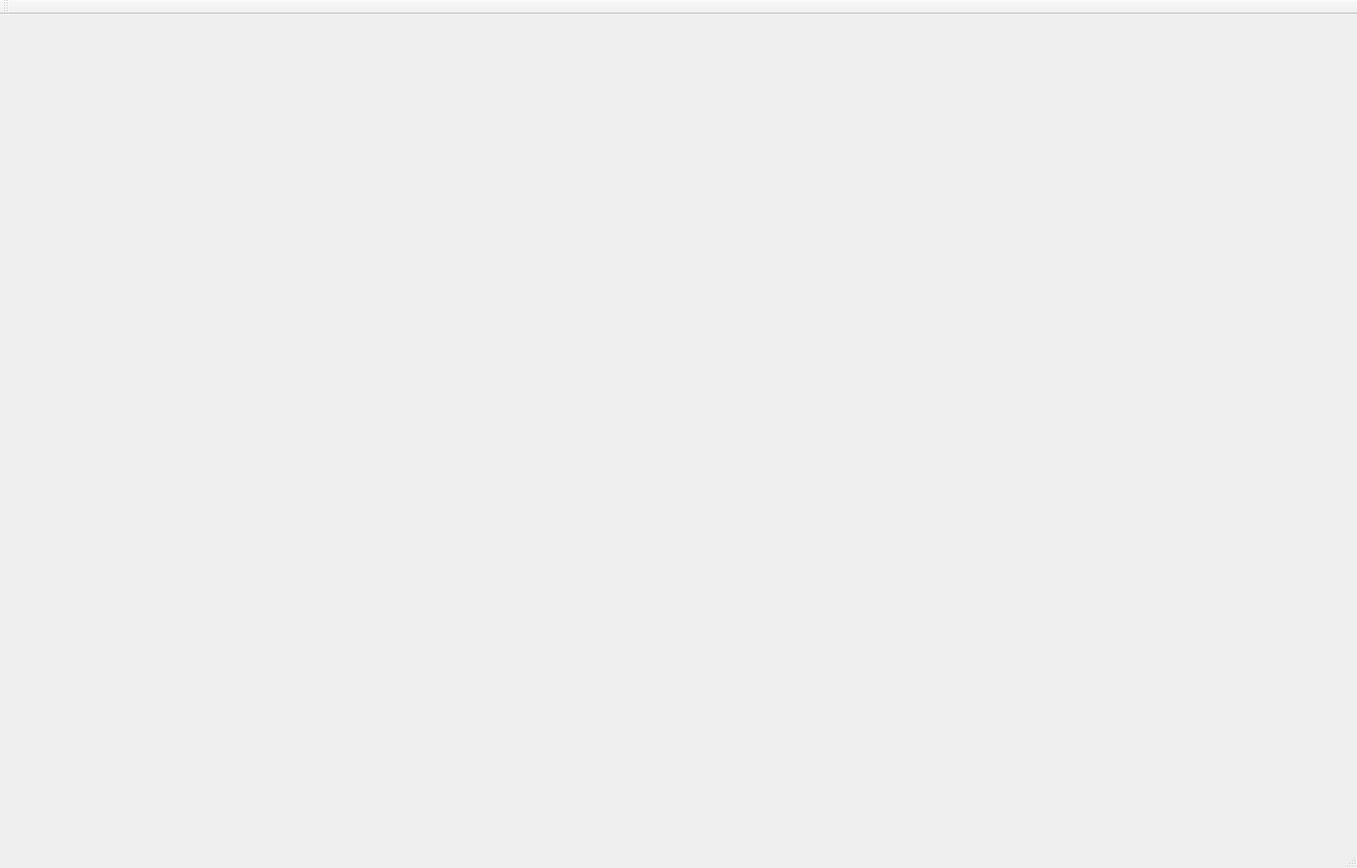
<ui version="4.0">
 <class>MainWindow</class>
 <widget class="QMainWindow" name="MainWindow" >
  <property name="geometry" >
   <rect>
    <x>0</x>
    <y>0</y>
    <width>1600</width>
    <height>1024</height>
   </rect>
  </property>
  <property name="windowTitle" >
   <string>MainWindow</string>
  </property>
  <widget class="QMenuBar" name="menuBar" />
  <widget class="QToolBar" name="mainToolBar" />
  <widget class="QWidget" name="centralWidget" />
  <widget class="QStatusBar" name="statusBar" />
 </widget>
 <layoutDefault spacing="6" margin="11" />
 <pixmapfunction></pixmapfunction>
 <resources/>
 <connections/>
</ui>
